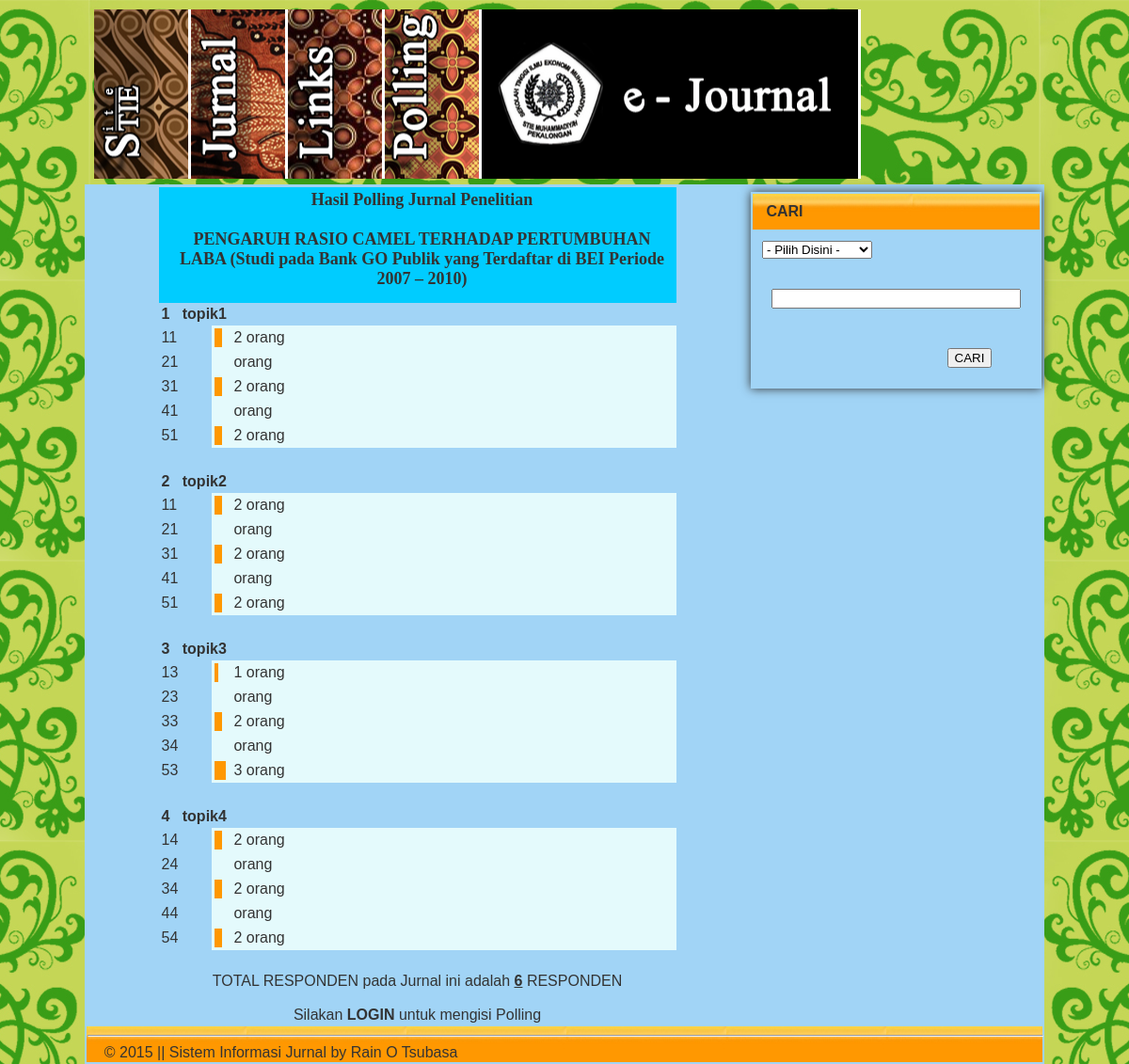
/main.php?v=hasil&id=26, run on the app's committed database.
### tables this page shows
CREATE TABLE `jurnal` (
  `idJurnal` int(11) NOT NULL auto_increment,
  `nama` text NOT NULL,
  `judul` text NOT NULL,
  `abstrak` longtext NOT NULL,
  `keyword` varchar(100) NOT NULL,
  `kategori` varchar(25) NOT NULL,
  `issue` varchar(30) NOT NULL,
  `author` varchar(25) NOT NULL,
  `mainname` varchar(100) NOT NULL,
  `maintype` varchar(30) NOT NULL,
  `mainsize` int(11) NOT NULL,
  `maincontent` longblob NOT NULL,
  `supname` varchar(100) NOT NULL,
  `suptype` varchar(30) NOT NULL,
  `supsize` varchar(11) NOT NULL,
  `supcontent` longblob NOT NULL,
  `publikasi` enum('0','1') NOT NULL,
  PRIMARY KEY  (`idJurnal`)
);

CREATE TABLE `topik` (
  `idTopik` int(11) NOT NULL,
  `topik` varchar(100) NOT NULL,
  PRIMARY KEY  (`idTopik`)
);

CREATE TABLE `polling` (
  `id` int(11) NOT NULL,
  `kategori` varchar(100) NOT NULL,
  `idTopik` int(11) NOT NULL,
  `jumlah` int(11) NOT NULL,
  PRIMARY KEY  (`id`)
);

### include/hasil_polling.php (the view, shortened to what the rows shown need)
<table width="550" border="0" cellspacing="0" cellpadding="3" align='center'>
  <?php
	$idJurnal=$_GET['id'];
	$sql50="SELECT * FROM jurnal WHERE idJurnal='$idJurnal'";
	$query50=mysql_query($sql50);
	while($data50=mysql_fetch_array($query50)){
  ?>
  <tr>
		<td  bgcolor="#00CCFF" colspan="2"><h1><center><b>Hasil Polling Jurnal Penelitian <br><br><?php echo ($data50['judul']);?></b></center></h1></td>
  </tr>
 		<?php
		}
			$sql="SELECT * FROM topik WHERE idTopik='1'";
			$query=mysql_query($sql);
			while($data=mysql_fetch_array($query)){
		?>
  <tr>
		<td colspan='2'><b> <?php echo ($data['idTopik']);?>&nbsp;&nbsp;&nbsp;<?php echo ($data['topik']);?></b></td>
  </tr>
  <?php } ?>
  <tr>
		<?php
			$sql2 = "select * from polling WHERE id='1' AND idTopik='1'";
			$kueri2 = mysql_query($sql2);
			while($data2 = mysql_fetch_array($kueri2)){
		?>
		<td><?php echo ($data2['kategori']); ?></td>
		<?php }
			$sql3 = "select sum(jumlah) as 'jumlah' from hasil WHERE id='1' AND idTopik='1' AND idJurnal='$idJurnal'";
			$kueri3 = mysql_query($sql3);
			while($data3 = mysql_fetch_array($kueri3)){
		?>
		<td bgcolor="#E4FAFC">
			<table width="200" border="0" cellspacing="0" cellpadding="0">
			</table>
		</td>
		<?php } ?>
	</tr>
  <tr>
		<?php
			$sql4 = "select * from polling WHERE id='2' AND idTopik='1'";
			$kueri4 = mysql_query($sql4);
			while($data4 = mysql_fetch_array($kueri4)){
		?>
		<td><?php echo ($data4['kategori']); ?></td>
		<?php }
			$sql5 = "select sum(jumlah) as 'jumlah' from hasil WHERE id='2' AND idTopik='1' AND idJurnal='$idJurnal'";
			$kueri5 = mysql_query($sql5);
			while($data5 = mysql_fetch_array($kueri5)){
		?>
		<td bgcolor="#E4FAFC">
			<table width="200" border="0" cellspacing="0" cellpadding="0">
			</table>
		</td>
		<?php } ?>
	</tr>
  <tr>
		<?php
			$sql6 = "select * from polling WHERE id='3' AND idTopik='1'";
			$kueri6 = mysql_query($sql6);
			while($data6 = mysql_fetch_array($kueri6)){
		?>
		<td><?php echo ($data6['kategori']); ?></td>
		<?php }
			$sql7 = "select sum(jumlah) as 'jumlah' from hasil WHERE id='3' AND idTopik='1' AND idJurnal='$idJurnal'";
			$kueri7 = mysql_query($sql7);
			while($data7 = mysql_fetch_array($kueri7)){
		?>
		<td bgcolor="#E4FAFC">
			<table width="200" border="0" cellspacing="0" cellpadding="0">
			</table>
		</td>
		<?php } ?>
	</tr>
  <tr>
		<?php
			$sql8 = "select * from polling WHERE id='4' AND idTopik='1'";
			$kueri8 = mysql_query($sql8);
			while($data8 = mysql_fetch_array($kueri8)){
		?>
		<td><?php echo ($data8['kategori']); ?></td>
		<?php }
			$sql9 = "select sum(jumlah) as 'jumlah' from hasil WHERE id='4' AND idTopik='1' AND idJurnal='$idJurnal'";
			$kueri9 = mysql_query($sql9);
			while($data9 = mysql_fetch_array($kueri9)){
		?>
		<td bgcolor="#E4FAFC">
			<table width="200" border="0" cellspacing="0" cellpadding="0">
			</table>
		</td>
		<?php } ?>
	</tr>
  <tr>
		<?php
			$sql10 = "select * from polling WHERE id='5' AND idTopik='1'";
			$kueri10 = mysql_query($sql10);
			while($data10 = mysql_fetch_array($kueri10)){
		?>
		<td><?php echo ($data10['kategori']); ?></td>
		<?php }
			$sql11 = "select sum(jumlah) as 'jumlah' from hasil WHERE id='5' AND idTopik='1' AND idJurnal='$idJurnal'";
			$kueri11 = mysql_query($sql11);
			while($data11 = mysql_fetch_array($kueri11)){
		?>
		<td bgcolor="#E4FAFC">
			<table width="200" border="0" cellspacing="0" cellpadding="0">
			</table>
		</td>
		<?php } ?>
	</tr>
</table>
<table width="550" border="0" cellspacing="0" cellpadding="3" align='center'>
  <?php
			$sql12="SELECT * FROM topik WHERE idTopik='2'";
			$query12=mysql_query($sql12);
			while($data12=mysql_fetch_array($query12)){
		?>
  <tr>
		<td colspan='2'><b> <?php echo ($data12['idTopik']);?>&nbsp;&nbsp;&nbsp;<?php echo ($data12['topik']);?></b></td>
  </tr>
  <?php } ?>
  <tr>
		<?php
			$sql13 = "select * from polling WHERE id='6' AND idTopik='2'";
			$kueri13 = mysql_query($sql13);
			while($data13 = mysql_fetch_array($kueri13)){
		?>
		<td><?php echo ($data13['kategori']); ?></td>
		<?php }
			$sql14 = "select sum(jumlah) as 'jumlah' from hasil WHERE id='6' AND idTopik='2' AND idJurnal='$idJurnal'";
			$kueri14 = mysql_query($sql14);
			while($data14 = mysql_fetch_array($kueri14)){
		?>
		<td bgcolor="#E4FAFC">
			<table width="200" border="0" cellspacing="0" cellpadding="0">
			</table>
		</td>
		<?php } ?>
	</tr>
  <tr>
		<?php
			$sql15 = "select * from polling WHERE id='7' AND idTopik='2'";
			$kueri15 = mysql_query($sql15);
			while($data15 = mysql_fetch_array($kueri15)){
		?>
		<td><?php echo ($data15['kategori']); ?></td>
		<?php }
			$sql16 = "select sum(jumlah) as 'jumlah' from hasil WHERE id='7' AND idTopik='2' AND idJurnal='$idJurnal'";
			$kueri16 = mysql_query($sql16);
			while($data16 = mysql_fetch_array($kueri16)){
		?>
		<td bgcolor="#E4FAFC">
			<table width="200" border="0" cellspacing="0" cellpadding="0">
			</table>
		</td>
		<?php } ?>
	</tr>
  <tr>
		<?php
			$sql17 = "select * from polling WHERE id='8' AND idTopik='2'";
			$kueri17 = mysql_query($sql17);
			while($data17 = mysql_fetch_array($kueri17)){
		?>
		<td><?php echo ($data17['kategori']); ?></td>
		<?php }
			$sql18 = "select sum(jumlah) as 'jumlah' from hasil WHERE id='8' AND idTopik='2' AND idJurnal='$idJurnal'";
			$kueri18 = mysql_query($sql18);
			while($data18 = mysql_fetch_array($kueri18)){
		?>
		<td bgcolor="#E4FAFC">
			<table width="200" border="0" cellspacing="0" cellpadding="0">
			</table>
		</td>
		<?php } ?>
	</tr>
  <tr>
		<?php
			$sql19 = "select * from polling WHERE id='9' AND idTopik='2'";
			$kueri19 = mysql_query($sql19);
			while($data19 = mysql_fetch_array($kueri19)){
		?>
		<td><?php echo ($data19['kategori']); ?></td>
		<?php }
			$sql20 = "select sum(jumlah) as 'jumlah' from hasil WHERE id='9' AND idTopik='2' AND idJurnal='$idJurnal'";
			$kueri20 = mysql_query($sql20);
			while($data20 = mysql_fetch_array($kueri20)){
		?>
		<td bgcolor="#E4FAFC">
			<table width="200" border="0" cellspacing="0" cellpadding="0">
			</table>
		</td>
		<?php } ?>
	</tr>
  <tr>
		<?php
			$sql21 = "select * from polling WHERE id='10' AND idTopik='2'";
			$kueri21 = mysql_query($sql21);
			while($data21 = mysql_fetch_array($kueri21)){
		?>
		<td><?php echo ($data21['kategori']); ?></td>
		<?php }
			$sql22 = "select sum(jumlah) as 'jumlah' from hasil WHERE id='10' AND idTopik='2' AND idJurnal='$idJurnal'";
			$kueri22 = mysql_query($sql22);
			while($data22 = mysql_fetch_array($kueri22)){
		?>
		<td bgcolor="#E4FAFC">
			<table width="200" border="0" cellspacing="0" cellpadding="0">
			</table>
		</td>
		<?php } ?>
	</tr>
</table>
<table width="550" border="0" cellspacing="0" cellpadding="3" align='center'>
  <?php
			$sql23="SELECT * FROM topik WHERE idTopik='3'";
			$query23=mysql_query($sql23);
			while($data23=mysql_fetch_array($query23)){
		?>
  <tr>
		<td colspan='2'><b> <?php echo ($data23['idTopik']);?>&nbsp;&nbsp;&nbsp;<?php echo ($data23['topik']);?></b></td>
  </tr>
  <?php } ?>
  <tr>
		<?php
			$sql24 = "select * from polling WHERE id='11' AND idTopik='3'";
			$kueri24 = mysql_query($sql24);
			while($data24 = mysql_fetch_array($kueri24)){
		?>
		<td><?php echo ($data24['kategori']); ?></td>
		<?php }
			$sql25 = "select sum(jumlah) as 'jumlah' from hasil WHERE id='11' AND idTopik='3' AND idJurnal='$idJurnal'";
			$kueri25 = mysql_query($sql25);
			while($data25 = mysql_fetch_array($kueri25)){
		?>
		<td bgcolor="#E4FAFC">
			<table width="200" border="0" cellspacing="0" cellpadding="0">
			</table>
		</td>
		<?php } ?>
	</tr>
  <tr>
		<?php
			$sql26 = "select * from polling WHERE id='12' AND idTopik='3'";
			$kueri26 = mysql_query($sql26);
			while($data26 = mysql_fetch_array($kueri26)){
		?>
		<td><?php echo ($data26['kategori']); ?></td>
		<?php }
			$sql27 = "select sum(jumlah) as 'jumlah' from hasil WHERE id='12' AND idTopik='3' AND idJurnal='$idJurnal'";
			$kueri27 = mysql_query($sql27);
			while($data27= mysql_fetch_array($kueri27)){
		?>
		<td bgcolor="#E4FAFC">
			<table width="200" border="0" cellspacing="0" cellpadding="0">
			</table>
		</td>
		<?php } ?>
	</tr>
  <tr>
		<?php
			$sql28 = "select * from polling WHERE id='13' AND idTopik='3'";
			$kueri28 = mysql_query($sql28);
			while($data28 = mysql_fetch_array($kueri28)){
		?>
		<td><?php echo ($data28['kategori']); ?></td>
		<?php }
			$sql29 = "select sum(jumlah) as 'jumlah' from hasil WHERE id='13' AND idTopik='3' AND idJurnal='$idJurnal'";
			$kueri29 = mysql_query($sql29);
			while($data29 = mysql_fetch_array($kueri29)){
		?>
		<td bgcolor="#E4FAFC">
			<table width="200" border="0" cellspacing="0" cellpadding="0">
			</table>
		</td>
		<?php } ?>
	</tr>
  <tr>
		<?php
			$sql30 = "select * from polling WHERE id='14' AND idTopik='3'";
			$kueri30 = mysql_query($sql30);
			while($data30 = mysql_fetch_array($kueri30)){
		?>
		<td><?php echo ($data30['kategori']); ?></td>
		<?php }
			$sql31 = "select sum(jumlah) as 'jumlah' from hasil WHERE id='14' AND idTopik='3' AND idJurnal='$idJurnal'";
			$kueri31 = mysql_query($sql31);
			while($data31 = mysql_fetch_array($kueri31)){
		?>
		<td bgcolor="#E4FAFC">
			<table width="200" border="0" cellspacing="0" cellpadding="0">
			</table>
		</td>
		<?php } ?>
	</tr>
  <tr>
		<?php
			$sql32 = "select * from polling WHERE id='15' AND idTopik='3'";
			$kueri32 = mysql_query($sql32);
			while($data32 = mysql_fetch_array($kueri32)){
		?>
		<td><?php echo ($data32['kategori']); ?></td>
		<?php }
			$sql33 = "select sum(jumlah) as 'jumlah' from hasil WHERE id='15' AND idTopik='3' AND idJurnal='$idJurnal'";
			$kueri33 = mysql_query($sql33);
			while($data33 = mysql_fetch_array($kueri33)){
		?>
		<td bgcolor="#E4FAFC">
			<table width="200" border="0" cellspacing="0" cellpadding="0">
			</table>
		</td>
		<?php } ?>
	</tr>
</table>
<table width="550" border="0" cellspacing="0" cellpadding="3" align='center'>
  <?php
			$sql34="SELECT * FROM topik WHERE idTopik='4'";
			$query34=mysql_query($sql34);
			while($data34=mysql_fetch_array($query34)){
		?>
  <tr>
		<td colspan='2'><b> <?php echo ($data34['idTopik']);?>&nbsp;&nbsp;&nbsp;<?php echo ($data34['topik']);?></b></td>
  </tr>
  <?php } ?>
  <tr>
		<?php
			$sql35 = "select * from polling WHERE id='16' AND idTopik='4'";
			$kueri35 = mysql_query($sql35);
			while($data35 = mysql_fetch_array($kueri35)){
		?>
		<td><?php echo ($data35['kategori']); ?></td>
		<?php }
			$sql36 = "select sum(jumlah) as 'jumlah' from hasil WHERE id='16' AND idTopik='4' AND idJurnal='$idJurnal'";
			$kueri36 = mysql_query($sql36);
			while($data36 = mysql_fetch_array($kueri36)){
		?>
		<td bgcolor="#E4FAFC">
			<table width="200" border="0" cellspacing="0" cellpadding="0">
			</table>
		</td>
		<?php } ?>
	</tr>
  <tr>
		<?php
			$sql37 = "select * from polling WHERE id='17' AND idTopik='4'";
			$kueri37 = mysql_query($sql37);
			while($data37 = mysql_fetch_array($kueri37)){
		?>
		<td><?php echo ($data37['kategori']); ?></td>
		<?php }
			$sql38 = "select sum(jumlah) as 'jumlah' from hasil WHERE id='17' AND idTopik='4' AND idJurnal='$idJurnal'";
			$kueri38 = mysql_query($sql38);
			while($data38= mysql_fetch_array($kueri38)){
		?>
		<td bgcolor="#E4FAFC">
			<table width="200" border="0" cellspacing="0" cellpadding="0">
			</table>
		</td>
		<?php } ?>
	</tr>
  <tr>
		<?php
			$sql39 = "select * from polling WHERE id='18' AND idTopik='4'";
			$kueri39 = mysql_query($sql39);
			while($data39 = mysql_fetch_array($kueri39)){
		?>
		<td><?php echo ($data39['kategori']); ?></td>
		<?php }
			$sql40 = "select sum(jumlah) as 'jumlah' from hasil WHERE id='18' AND idTopik='4' AND idJurnal='$idJurnal'";
			$kueri40 = mysql_query($sql40);
			while($data40 = mysql_fetch_array($kueri40)){
		?>
		<td bgcolor="#E4FAFC">
			<table width="200" border="0" cellspacing="0" cellpadding="0">
			</table>
		</td>
		<?php } ?>
	</tr>
  <tr>
		<?php
			$sql41 = "select * from polling WHERE id='19' AND idTopik='4'";
			$kueri41 = mysql_query($sql41);
			while($data41 = mysql_fetch_array($kueri41)){
		?>
		<td><?php echo ($data41['kategori']); ?></td>
		<?php }
			$sql42 = "select sum(jumlah) as 'jumlah' from hasil WHERE id='19' AND idTopik='4' AND idJurnal='$idJurnal'";
			$kueri42 = mysql_query($sql42);
			while($data42 = mysql_fetch_array($kueri42)){
		?>
		<td bgcolor="#E4FAFC">
			<table width="200" border="0" cellspacing="0" cellpadding="0">
			</table>
		</td>
		<?php } ?>
	</tr>
  <tr>
		<?php
			$sql43 = "select * from polling WHERE id='20' AND idTopik='4'";
			$kueri43 = mysql_query($sql43);
			while($data43 = mysql_fetch_array($kueri43)){
		?>
		<td><?php echo ($data43['kategori']); ?></td>
		<?php }
			$sql44 = "select sum(jumlah) as 'jumlah' from hasil WHERE id='20' AND idTopik='4' AND idJurnal='$idJurnal'";
			$kueri44 = mysql_query($sql44);
			while($data44 = mysql_fetch_array($kueri44)){
		?>
		<td bgcolor="#E4FAFC">
			<table width="200" border="0" cellspacing="0" cellpadding="0">
			</table>
		</td>
		<?php } ?>
	</tr>
</table>
		<?php
			$sql45 = "select sum(jumlah)/4 as 'jumlah' from hasil WHERE idJurnal='$idJurnal'";
			$kueri45 = mysql_query($sql45);
			while($data45 = mysql_fetch_array($kueri45)){
			$jum=sprintf("%8.0f", ($data45["jumlah"]));
		?>
		<center>TOTAL RESPONDEN pada Jurnal ini adalah <b><u><?php echo $jum; ?></u></b> RESPONDEN</center><br>
		<?php }
  ?>

### data on the page
jurnal: judul "PENGARUH RASIO CAMEL TERHADAP PERTUMBUHAN LABA (Studi pada Bank GO Publik yang Terdaftar di BEI Periode 2007 – 2010)"
topik: idTopik "1", topik "topik1"
polling: kategori "11"
polling: kategori "21"
polling: kategori "31"
polling: kategori "41"
polling: kategori "51"
topik: idTopik "2", topik "topik2"
polling: kategori "11"
polling: kategori "21"
polling: kategori "31"
polling: kategori "41"
polling: kategori "51"
topik: idTopik "3", topik "topik3"
polling: kategori "13"
polling: kategori "23"
polling: kategori "33"
polling: kategori "34"
polling: kategori "53"
topik: idTopik "4", topik "topik4"
polling: kategori "14"
polling: kategori "24"
polling: kategori "34"
polling: kategori "44"
polling: kategori "54"

### other printed values
$data3['jumlah'] "2"
$data7['jumlah'] "2"
$data11['jumlah'] "2"
$data14['jumlah'] "2"
$data18['jumlah'] "2"
$data22['jumlah'] "2"
$data25['jumlah'] "1"
$data29['jumlah'] "2"
$data33['jumlah'] "3"
$data36['jumlah'] "2"
$data40['jumlah'] "2"
$data44['jumlah'] "2"
$jum "6"
